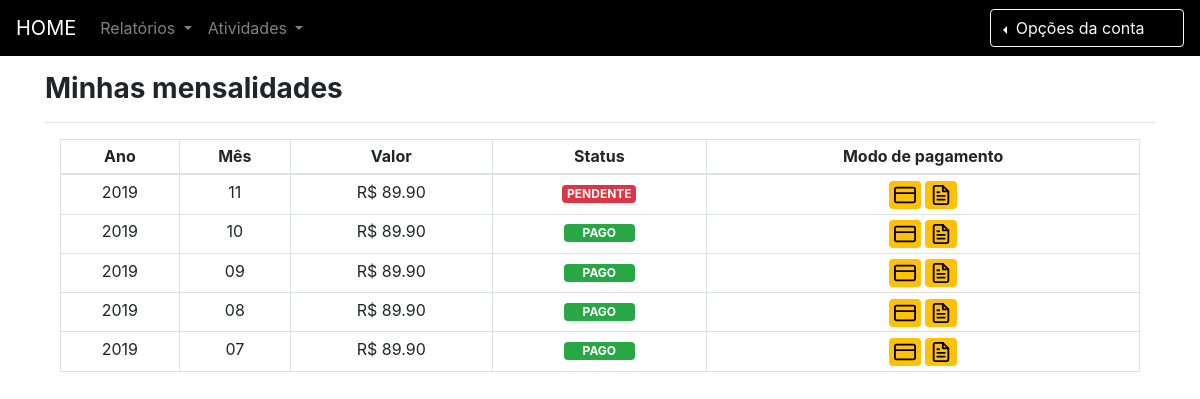
The app's page /cliente/mensalidades/minhas-mensalidades/ (signed in) with its own data.
### mensalidades/models.py (models this page shows)
class Mensalidade(models.Model):
    ano = models.CharField('Ano', max_length = 4, blank=False, default = ano_atual)
    mes = models.CharField('Mês', max_length = 2, blank=False, default = mes_atual)
    valor = models.DecimalField(max_digits = 6, decimal_places=2, blank=False, default = VALOR_MENSALIDADE)
    status = models.CharField('Status de pagamento', choices = STATUS, max_length=8, blank=False)
    cliente = models.ForeignKey(Cliente, on_delete=models.CASCADE)
    usuario = models.ForeignKey(settings.AUTH_USER_MODEL, on_delete=models.CASCADE, null=True, blank=True)

### mensalidades/views.py (the view)
# urls.py: path('minhas-mensalidades/', views.minhas_mensalidades, name='minhas_mensalidades'),
def minhas_mensalidades(request):
    mensalidade = Mensalidade.objects.filter(usuario=request.user)
    template_name = 'minhas-mensalidades.html'
    context = {
    	'mensalidade': mensalidade,
    }
    return render(request, template_name, context)

### mensalidades/templates/minhas-mensalidades.html (shortened to what this page needs)
{% extends "base.html" %}
{% block content %}
<br/><br/><br/>
<div class="container">
	<h3 class="font-weight-bold">Minhas mensalidades</h3><hr/>
	<div class="row col-12 mx-auto">
		<table class="table table-sm table-bordered">
			<thead>
				<tr>
					<th class="text-center">Ano</th>
					<th class="text-center">Mês</th>
					<th class="text-center">Valor</th>
					<th class="text-center">Status</th>
					<th class="text-center">Modo de pagamento</th>
				</tr>
			</thead>
			<tbody>
				<tr>
					{% for divida in mensalidade%}
					<td class="text-center">{{ divida.ano }}</td>
					<td class="text-center">{{ divida.mes }}</td>
					<td class="text-center">R$ {{ divida.valor }}</td>
					<td class="text-center">
						{% if divida.status == "PAGO" %}
						<span class="badge badge-success mx-auto">&nbsp;&nbsp;&nbsp;&nbsp;&nbsp;{{ divida.status }}&nbsp;&nbsp;&nbsp;&nbsp;&nbsp;</span>
						{% else %}
						<span class="badge badge-danger">{{ divida.status }}</span>
						{% endif%}
					</td>
					<td class="text-center">
						<a href="{% url 'realizar_pagamento' %}" class="badge badge-warning" data-toggle="tooltip" data-placement="top" title="Pagar com cartão de crédito/débito"><img src="/static/feather/credit-card.svg" alt="credit-card" class="icone">
						</a>
						<a href="#" class="badge badge-warning" data-toggle="tooltip" data-placement="top" title="Gerar boleto bancário"><img src="/static/feather/file-text.svg" alt="file-text" class="icone">
						</a>
					</td>
				</tr>{% endfor%}
			</tbody>
	</table>
</div>
</div>
{% endblock %}

### core/templates/base.html (style rules this page uses)
.icone { width:22px; }
.background-site { background: #FFFFFF; background-repeat: repeat; background-size:100%; }

### records on screen
Mensalidade: ano "2019", mes "11", valor "89.90", status "PENDENTE"
Mensalidade: ano "2019", mes "10", valor "89.90", status "PAGO"
Mensalidade: ano "2019", mes "09", valor "89.90", status "PAGO"
Mensalidade: ano "2019", mes "08", valor "89.90", status "PAGO"
Mensalidade: ano "2019", mes "07", valor "89.90", status "PAGO"
